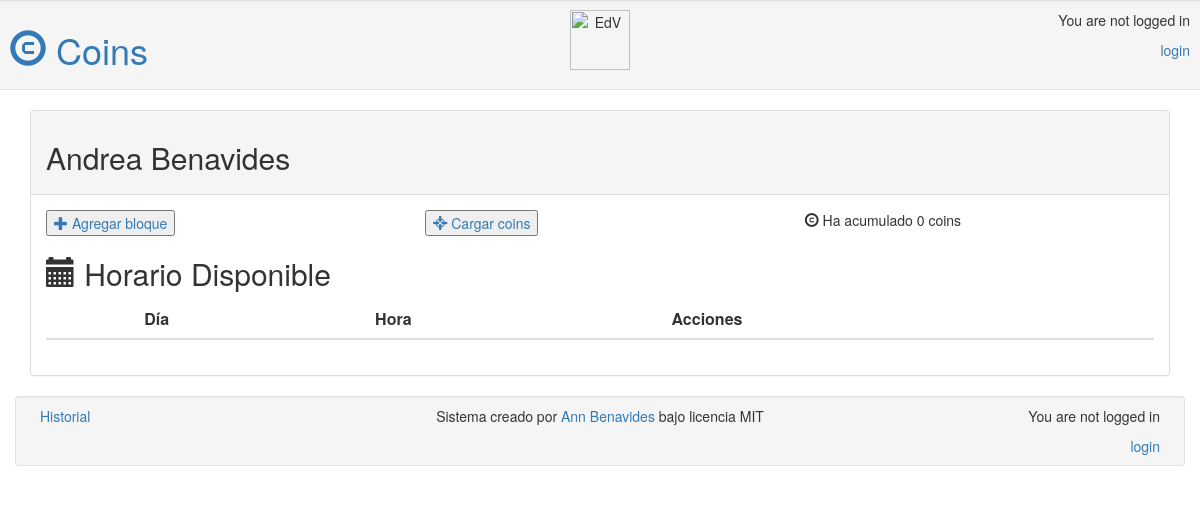
The app's page /profe/1/, older data.
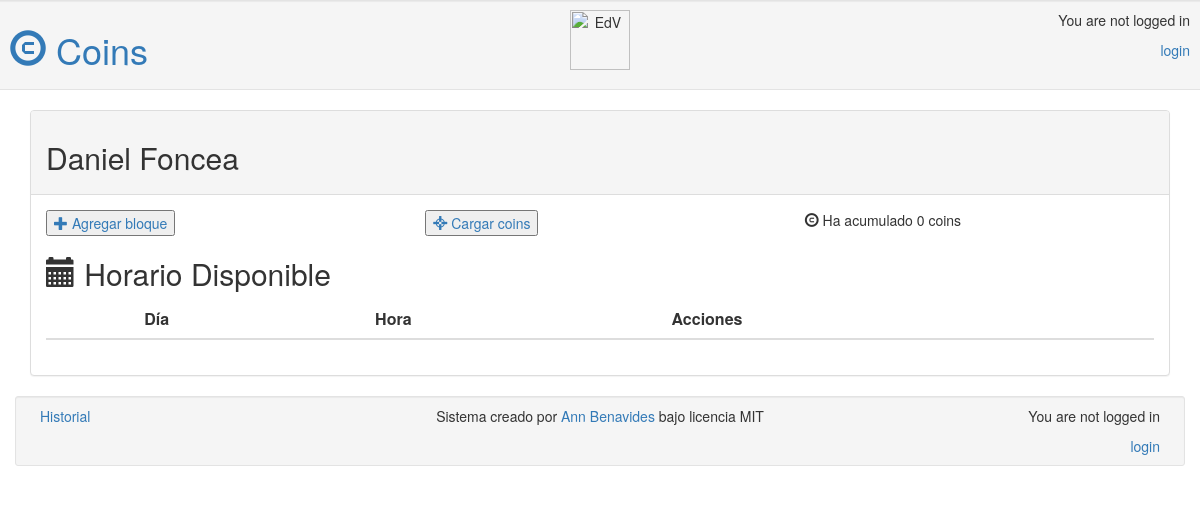
The same page, newer data.
### app/models.py (models this page shows, shortened)
class Profesor(models.Model):
	user = models.ForeignKey(User)
	name = models.CharField(max_length=60)
	coins_collected = models.IntegerField(default=0)
	taller = models.CharField(max_length=130,null=True)
	def __str__(self):
		return self.name

### app/views.py (the view)
# urls.py: url(r'^profe/(?P<pk>[0-9]+)/$', views.perfil_profe, name='perfil_profe'),
def perfil_profe(request,pk):
	profe = get_object_or_404(Profesor, pk=pk)
	bloques = Bloque.objects.filter(profe=profe).order_by('dia')
	user = request.user
	return render(request, 'app/perfil_profe.html', {'profe' : profe, 'bloques': bloques})

### app/templates/app/perfil_profe.html (shortened to what this page needs)
{% extends 'app/base.html' %}
{% block content %}
<div class="panel panel-default">
	<div class="panel-heading"><h2> {{ profe }} </h2></div>
	<div class="panel-body">
		<div class="row">
			<div class="col-sm-4">
				<a href="{% url 'nuevo_bloque' %}"><button>
					<span class="glyphicon glyphicon-plus"></span> Agregar bloque
				</button></a>
			</div>
			<div class="col-sm-4">
				<button><a href="{% url 'cargar' %}"><span class="glyphicon glyphicon-screenshot"></span> Cargar coins </a></button>
			</div>
			<div class="col-sm-4"><span class="glyphicon glyphicon-copyright-mark"></span> Ha acumulado {{profe.coins_collected}} coins</div>
		</div>
	<div><h2><span class="glyphicon glyphicon-calendar"></span> Horario Disponible</h2></div>
	<div>
		<table class="table table-hover">
			<thead>
				<tr>
					<th></th>
					<th>Día</th>
					<th>Hora</th>
					<th>Acciones</th>
				</tr>
			</thead>
		</table>
	</div>
</div>
{% endblock %}

Row changes from the older to the newer data that the page shows:
changed Profesor: name "Andrea Benavides" → "Daniel Foncea"
